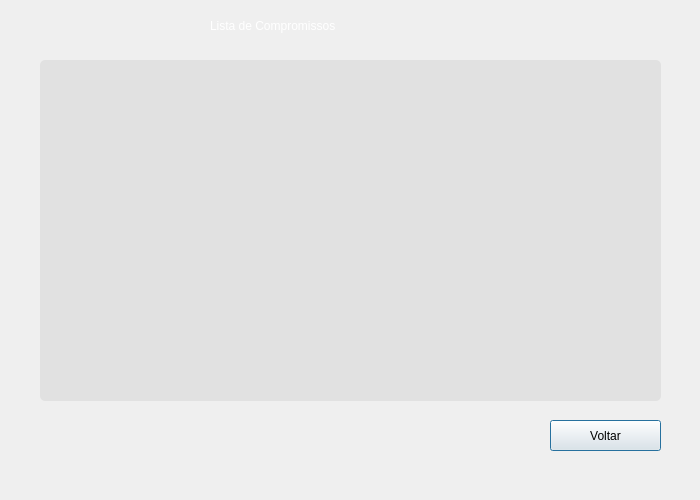
<?xml version="1.0" encoding="UTF-8"?>
<ui version="4.0">
 <class>exibir</class>
 <widget class="QDialog" name="exibir">
  <property name="geometry">
   <rect>
    <x>0</x>
    <y>0</y>
    <width>700</width>
    <height>500</height>
   </rect>
  </property>
  <property name="minimumSize">
   <size>
    <width>700</width>
    <height>500</height>
   </size>
  </property>
  <property name="maximumSize">
   <size>
    <width>700</width>
    <height>500</height>
   </size>
  </property>
  <property name="windowTitle">
   <string>Dialog</string>
  </property>
  <property name="styleSheet">
   <string notr="true"/>
  </property>
  <widget class="QTableWidget" name="tableWidget">
   <property name="geometry">
    <rect>
     <x>40</x>
     <y>60</y>
     <width>621</width>
     <height>341</height>
    </rect>
   </property>
   <property name="styleSheet">
    <string notr="true">color: rgb(0, 0, 0);
background-color: rgb(225, 225, 225);
border-radius: 5px;</string>
   </property>
  </widget>
  <widget class="QPushButton" name="pushButton">
   <property name="geometry">
    <rect>
     <x>550</x>
     <y>420</y>
     <width>111</width>
     <height>31</height>
    </rect>
   </property>
   <property name="styleSheet">
    <string notr="true">font: 12pt &quot;Segoe UI&quot;;
</string>
   </property>
   <property name="text">
    <string>Voltar</string>
   </property>
  </widget>
  <widget class="QLabel" name="label">
   <property name="geometry">
    <rect>
     <x>210</x>
     <y>0</y>
     <width>261</width>
     <height>51</height>
    </rect>
   </property>
   <property name="styleSheet">
    <string notr="true">border-radius: 5px;
color: rgb(255, 255, 255);
font: 18pt &quot;Arial&quot;;</string>
   </property>
   <property name="text">
    <string>Lista de Compromissos</string>
   </property>
  </widget>
  <widget class="QLabel" name="label_2">
   <property name="geometry">
    <rect>
     <x>-2</x>
     <y>-5</y>
     <width>700</width>
     <height>500</height>
    </rect>
   </property>
   <property name="minimumSize">
    <size>
     <width>700</width>
     <height>500</height>
    </size>
   </property>
   <property name="text">
    <string/>
   </property>
   <property name="pixmap">
    <pixmap>../../Downloads/fundo-lilas.jpg</pixmap>
   </property>
   <property name="scaledContents">
    <bool>true</bool>
   </property>
  </widget>
  <zorder>label_2</zorder>
  <zorder>tableWidget</zorder>
  <zorder>pushButton</zorder>
  <zorder>label</zorder>
 </widget>
 <resources/>
 <connections/>
</ui>
